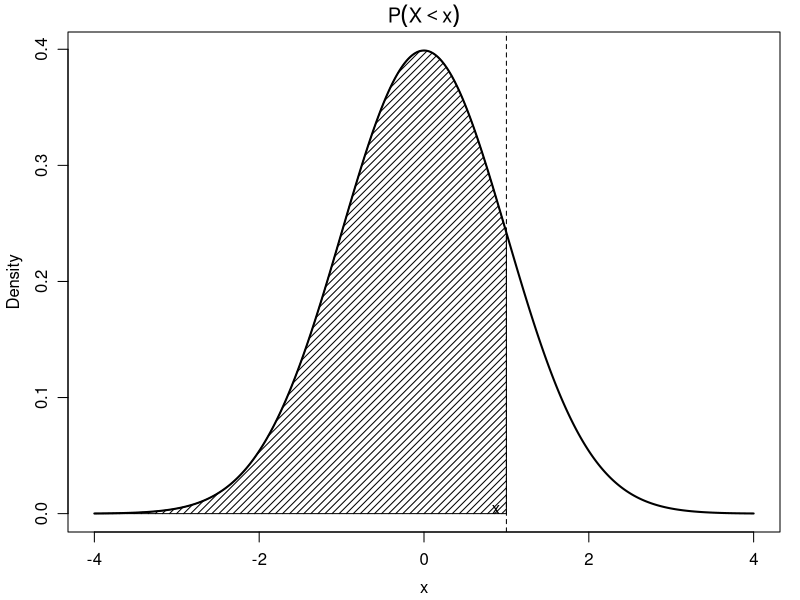
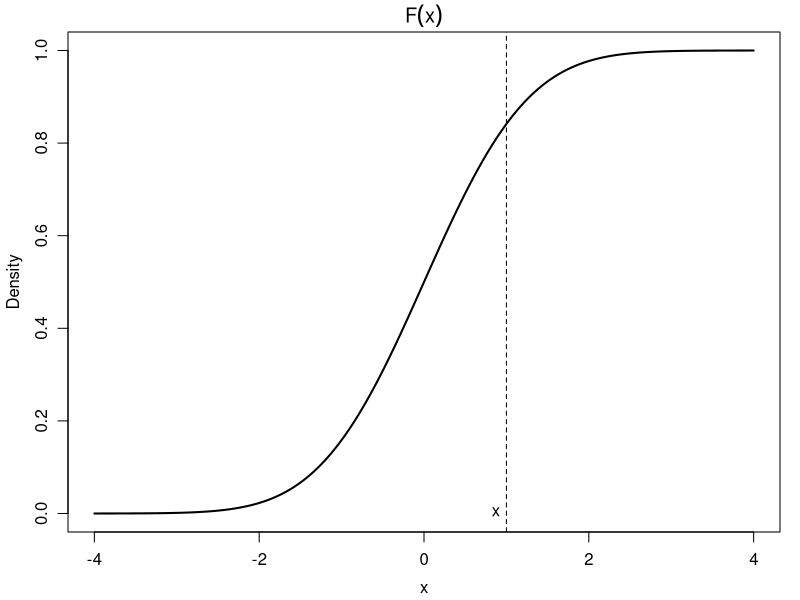

The R script that drew these images, in order:
pdf("pdf_area.pdf", width = 3, height = 3)

x <- seq(-4, 4, length = 1000)
y <- dnorm(x)

z <- 1

# ---- P(Z < z)
par(
    mar  = c(3.4, 3.4, 1.6, 1),  # minimal bottom/left for labels, almost nothing top/right
    mgp  = c(2.25, 0.85, 0)
)
plot(
    x, y,
    type = "l",
    lwd = 2,
    xlab = expression(x),
    ylab = "Density",
    main = expression(P(X < x))
)

x_fill <- seq(-4, z, length = 500)
y_fill <- dnorm(x_fill)

polygon(c(-4, x_fill, z),
        c(0, y_fill, 0),
        density = 20)

abline(v = z, lty = 2)
text(z-0.3, 0.0035, "x", pos = 4)

dev.off()

#########

pdf("cdf.pdf", width = 3, height = 3)
par(
    mar  = c(3.4, 3.4, 1.6, 1),  # minimal bottom/left for labels, almost nothing top/right
    mgp  = c(2.25, 0.85, 0)
)

cdf <- pnorm(x)
plot(
    x, cdf,
    type = "l",
    lwd = 2,
    xlab = expression(x),
    ylab = "Density",
    main = expression(F(x))
)

abline(v = z, lty = 2)
text(z-0.3, 0.0035, "x", pos = 4)

dev.off()
